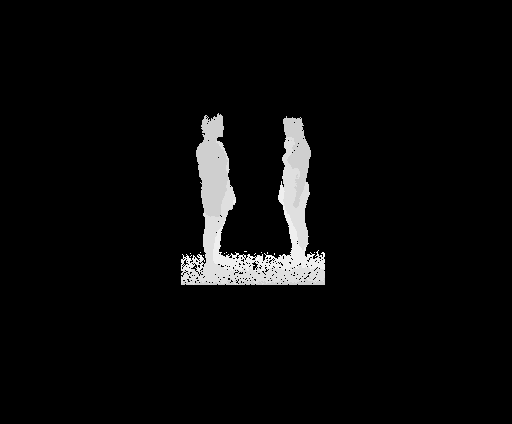
#> input picture data/S001C001P001R001A058/MDepth-00000001.png, 512 x 424 px, found by its file name; its folder holds 4 pictures in this run
$ python depth2di.py
#> lines starting #> are read from the running program, lines starting #| are printed output that depends on the picture; after the words box and inside, x2 and y2 are one past the last pixel; in counts of white or black regions, pixels touching at a corner belong together
# -*- coding: utf-8 -*-
import os
import imageio
import numpy as np

from mayavi import mlab
file_dir = 'D:\\MY_Paper\\3ddi\\pointclouddemo\\S001C001P001R001A058'
#file_dir = 'F:\\error_samples\\S001C001P002R002A010_34'

fx = 365.481
fy = 365.481
cx = 257.346
cy = 210.347

voxel_size = 50

def load_depth_from_img(depth_path):
    depth_im = imageio.imread(depth_path) #im is a numpy array
#> depth_im is the input picture: shape (424, 512) uint16; min 0, max 4176, mean 173.2
    depth_im[0:2,:]=0
    depth_im[-1:-10,:]=0
    depth_im[:,0:2]=0
    depth_im[:,-1:-10]=0
    return depth_im

def depth_to_pointcloud(depth_im):
	rows,cols = depth_im.shape
#> rows = 424; cols = 512
	xx,yy = np.meshgrid(range(0,cols), range(0,rows))

	valid = depth_im > 0
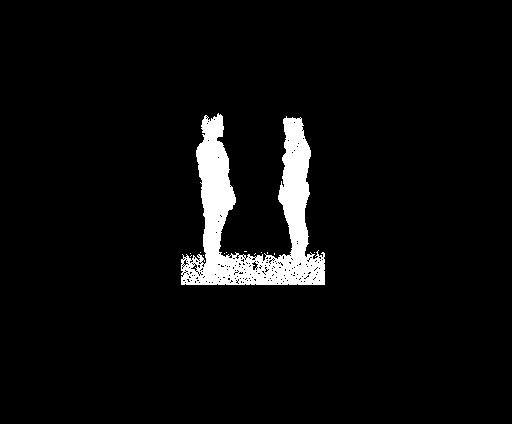
#> valid: shape (424, 512) bool; 4.7% white; 13 white regions (12 under 20 px), largest, box (x1, y1, x2, y2) and area: (181, 113, 325, 285) 10216
	xx = xx[valid]
#> xx = 10234 values, max 324 at index 6419, min 181 at index 6891, mean 253
	yy = yy[valid]
#> yy = 10234 values from 113 to 284
	depth_im = depth_im[valid]
#> depth_im = 10234 values, max 4176 at index 6531, min 3333 at index 74, mean 3674.6

	X = (xx - cx) * depth_im / fx
#> X = 10234 values, max 761 at index 6419, min -856 at index 6420, mean -39.8
	Y = (yy - cy) * depth_im / fy
#> Y = 10234 values, max 725.5 at index 10151, min -924 at index 3, mean 67.71
	Z = depth_im
#> Z has the same summary as depth_im
	points3d = np.array([X.flatten(), Y.flatten(), Z.flatten()])
	return points3d

imgNames = os.listdir(file_dir)
imgNames.sort()
n_frame = len(imgNames)

each_frame_points_num = np.zeros(n_frame,dtype = np.int32)
all_frame_points_list = []
i = 0
for png in imgNames[0:n_frame]:
    print(png)
    img_path = os.path.join(file_dir,png)
    depth_im = load_depth_from_img(img_path)
    cloud_im = depth_to_pointcloud(depth_im)
    all_frame_points_list.append(cloud_im)
    each_frame_points_num[i] = cloud_im.shape[1]
    i = i+1
#> pass 2 of the loop `for png in imgNames[0:n_frame]:`:
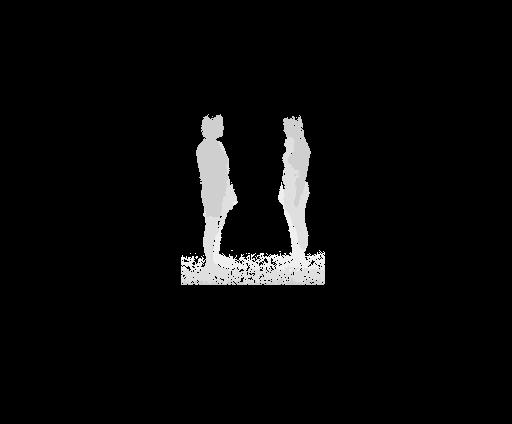
#> input picture data/S001C001P001R001A058/MDepth-00000002.png, 512 x 424 px, found by its file name
#> in load_depth_from_img, depth_im is the input picture: shape (424, 512) uint16; min 0, max 4176, mean 172.6
#> in depth_to_pointcloud (call 2), `valid = depth_im > 0`:
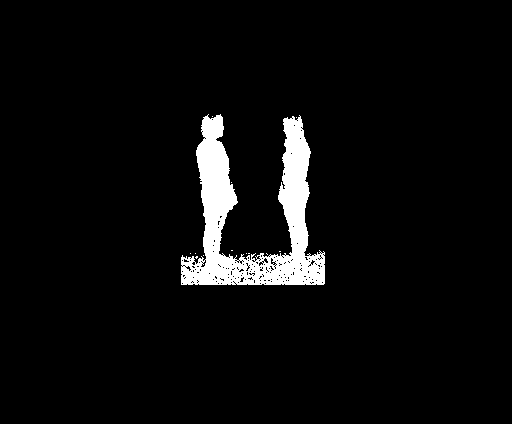
#> valid: shape (424, 512) bool; 4.7% white; 13 white regions (12 under 20 px), largest, box (x1, y1, x2, y2) and area: (181, 114, 325, 285) 10179
#> xx = 10200 values, max 324 at index 6357, min 181 at index 6642, mean 252.8
#> yy = 10200 values from 114 to 284
#> depth_im = 10200 values, max 4176 at index 6354, min 3322 at index 37, mean 3673.7
#> X = 10200 values, max 754.1 at index 6468, min -862.9 at index 6754, mean -41.6
#> Y = 10200 values, max 730.7 at index 10135, min -916.1 at index 1, mean 66.08
#> Z has the same summary as depth_im
#> pass 3 of the loop `for png in imgNames[0:n_frame]:`:
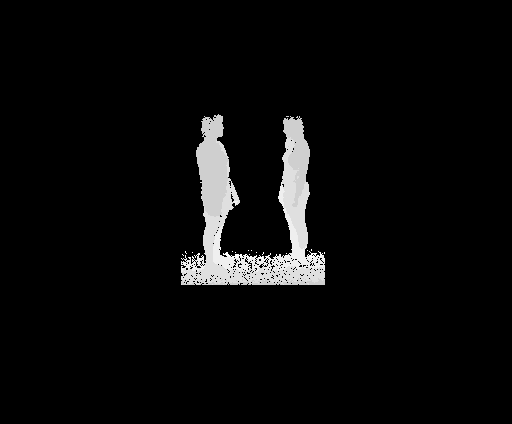
#> input picture data/S001C001P001R001A058/MDepth-00000003.png, 512 x 424 px, found by its file name
#> in load_depth_from_img, depth_im is the input picture: shape (424, 512) uint16; min 0, max 4176, mean 172.1
#> in depth_to_pointcloud (call 3), `valid = depth_im > 0`:
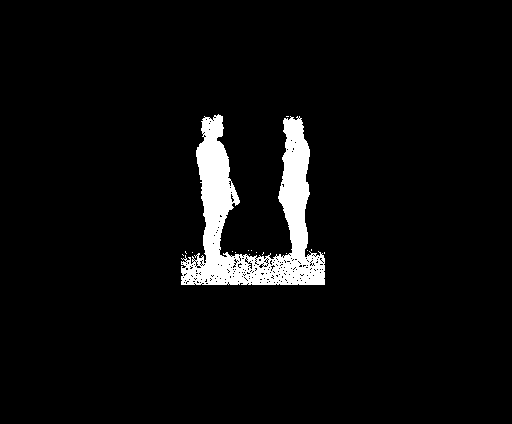
#> valid: shape (424, 512) bool; 4.7% white; 16 white regions (15 under 20 px), largest, box (x1, y1, x2, y2) and area: (181, 114, 325, 285) 10145
#> xx = 10169 values, max 324 at index 6353, min 181 at index 6760, mean 252.7
#> yy = 10169 values from 114 to 284
#> depth_im = 10169 values, max 4176 at index 6334, min 3345 at index 44, mean 3674.9
#> X = 10169 values, max 760.3 at index 6353, min -857 at index 6405, mean -43.25
#> Y = 10169 values, max 728.7 at index 10060, min -917.7 at index 0, mean 66.69
#> Z has the same summary as depth_im
#> the loop made 4 passes; the first 3 are shown

all_frame_points_array = np.zeros(shape = (3,each_frame_points_num.sum()))
n_frame = len(each_frame_points_num)

for i_frame in range(n_frame):
    start_idx = each_frame_points_num[0:i_frame].sum()
    all_frame_points_array[:, start_idx:start_idx + each_frame_points_num[i_frame]] = all_frame_points_list[i_frame]

max_x = all_frame_points_array[0,:].max()
max_y = all_frame_points_array[1,:].max()
max_z = all_frame_points_array[2,:].max()
min_x = all_frame_points_array[0,:].min()
min_y = all_frame_points_array[1,:].min()
min_z = all_frame_points_array[2,:].min()

dx, dy, dz = map(int, [(max_x-min_x)/voxel_size, (max_y-min_y)/voxel_size, (max_z-min_z)/voxel_size])

#voxel_frames = np.zeros(shape = [n_frame, dx+1, dy+1, dz+1])


#n_frame
for t in range(1):
#for t in range(1):

    start_frame = 5
    if start_frame <0:
        start_frame = 0

    end_frame = 30#30#n_frame-20

    print('start:',start_frame,'end:',end_frame)
    voxel_DI = np.zeros(shape =[dx+1, dy+1, dz+1], dtype=np.float32)
    for i_frame in range(n_frame):
        threeD_matrix = np.zeros(shape=[dx+1,dy+1,dz+1], dtype=np.float32)
        for itm in all_frame_points_list[i_frame].T:
            # [4 lines of commented-out code are left out]
            threeD_matrix[int((itm[0]-min_x)/voxel_size)][int((itm[1]-min_y)/voxel_size)][int((itm[2]-min_z)/voxel_size)] = 1
# [14 lines of commented-out code are left out]
        if i_frame<end_frame and i_frame>=start_frame:
            idx_f = i_frame - start_frame
            len_f = end_frame - start_frame
            voxel_DI = voxel_DI + (idx_f*2-len_f + 1)*threeD_matrix
            frame_matrix = threeD_matrix


    #xx, yy, zz = np.where(voxel_DI[:,:,:] != 0)
    xx, yy, zz = np.where(voxel_DI[:,:,:] != 0)
    cc = voxel_DI[xx,yy,zz]


#> (the run stopped early here; a loop or call above may not have finished)
